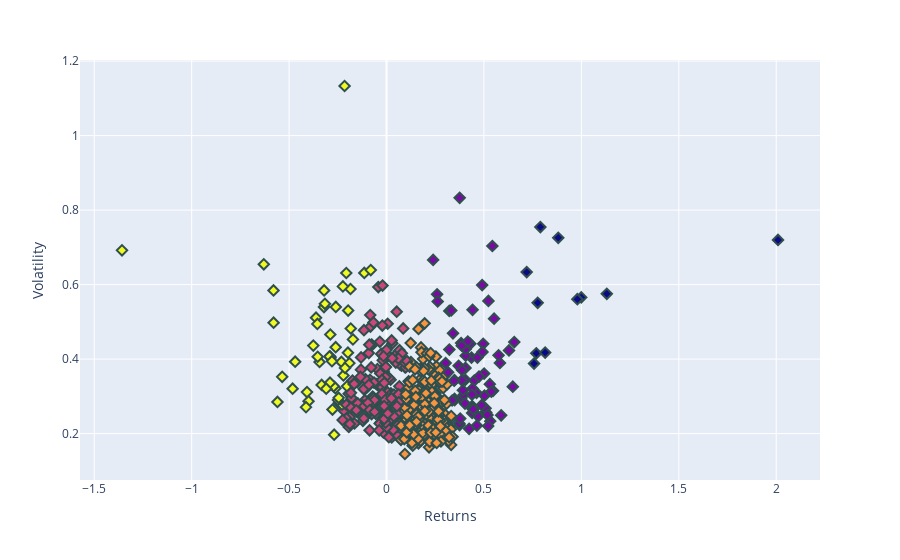

Notebook source saved alongside this figure:
### Code cell
plot(data_may, returns_may, 5)

### Figure 1 — Plotly figure (JSON) as saved in the notebook; plotly's stock layout.template omitted (floating-point values rounded to 4 significant figures; data arrays with more than 128 entries replaced by an {"elided": "..."} marker saying what was removed)
{"data": [{"customdata": {"elided": "502x1 str values"}, "hovertemplate": "Returns=%{x}<br>Volatility=%{y}<br>Ticker=%{customdata[0]}<br>Cluster=%{marker.color}<extra></extra>", "legendgroup": "", "marker": {"color": {"elided": "502 int values"}, "coloraxis": "coloraxis", "symbol": "diamond", "line": {"color": "DarkSlateGrey", "width": 2}, "size": 8}, "mode": "markers", "name": "", "orientation": "v", "showlegend": false, "x": {"elided": "502 float values"}, "xaxis": "x", "y": {"elided": "502 float values"}, "yaxis": "y", "type": "scatter"}], "layout": {"xaxis": {"anchor": "y", "domain": [0.0, 1.0], "title": {"text": "Returns"}}, "yaxis": {"anchor": "x", "domain": [0.0, 1.0], "title": {"text": "Volatility"}}, "coloraxis": {"colorbar": {"title": {"text": "Cluster"}}, "colorscale": [[0.0, "#0d0887"], [0.1111, "#46039f"], [0.2222, "#7201a8"], [0.3333, "#9c179e"], [0.4444, "#bd3786"], [0.5556, "#d8576b"], [0.6667, "#ed7953"], [0.7778, "#fb9f3a"], [0.8889, "#fdca26"], [1.0, "#f0f921"]], "showscale": false}, "legend": {"tracegroupgap": 0}, "margin": {"t": 60}}}
